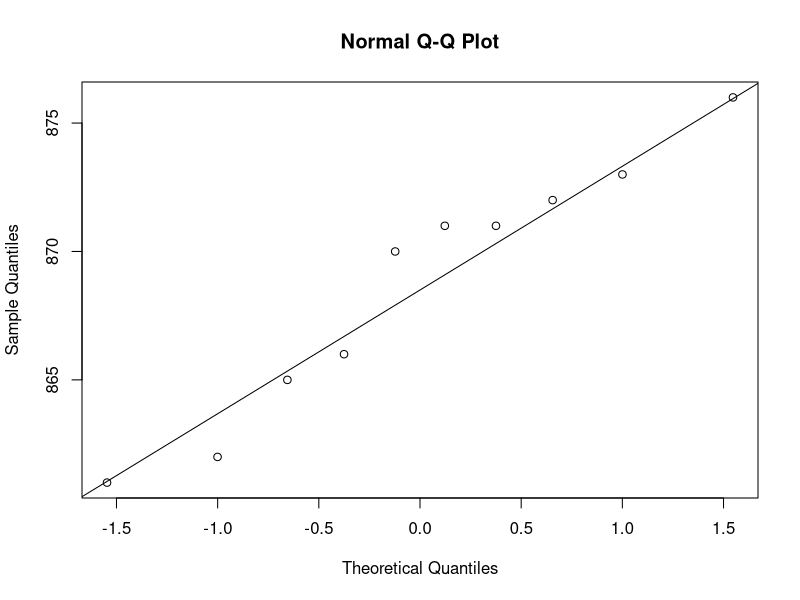
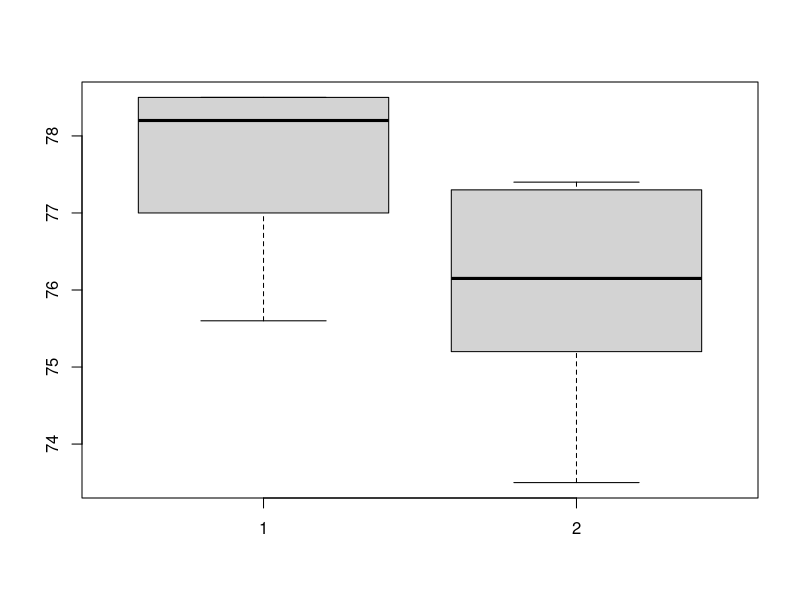
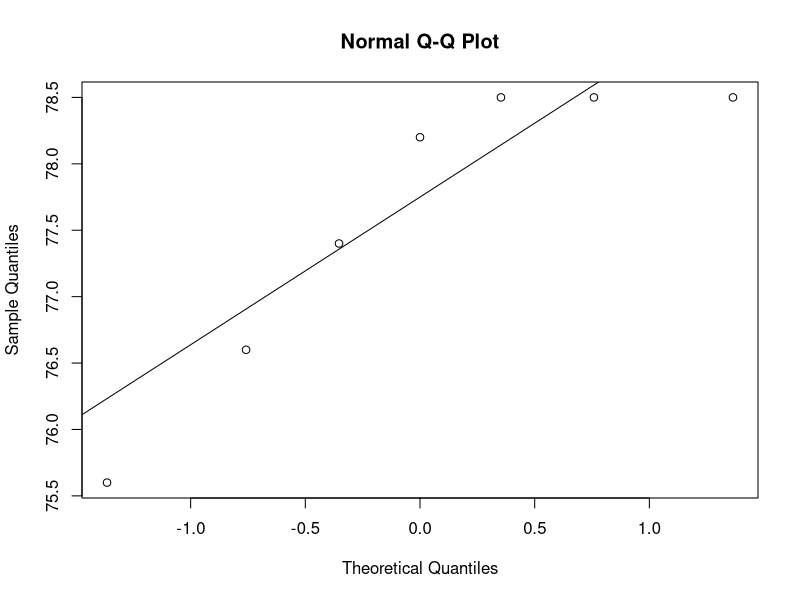
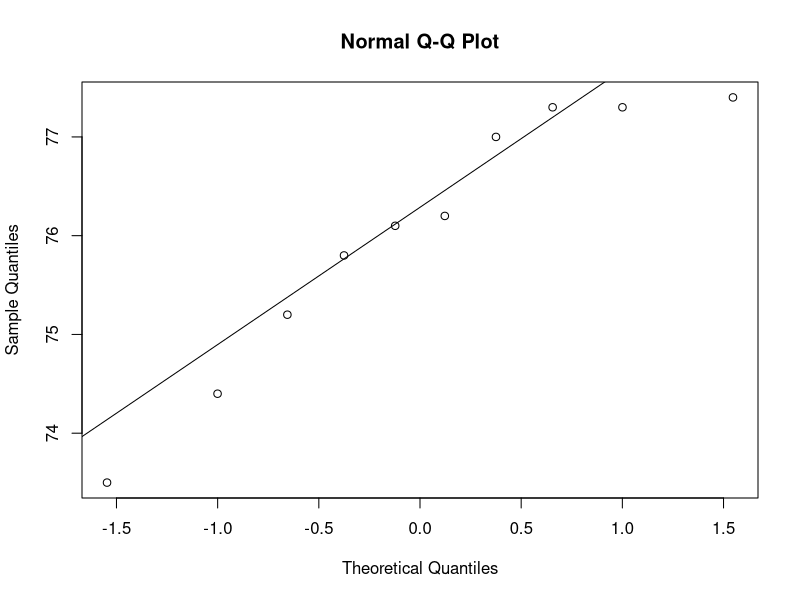
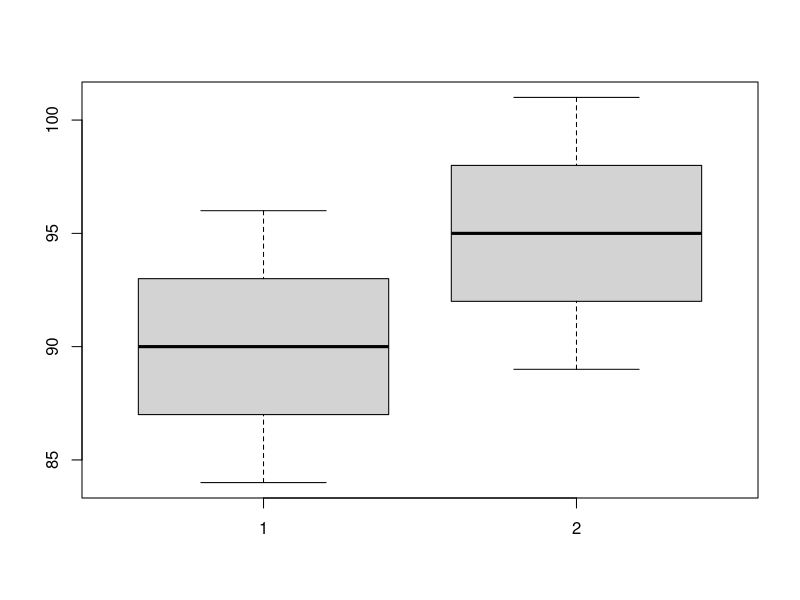
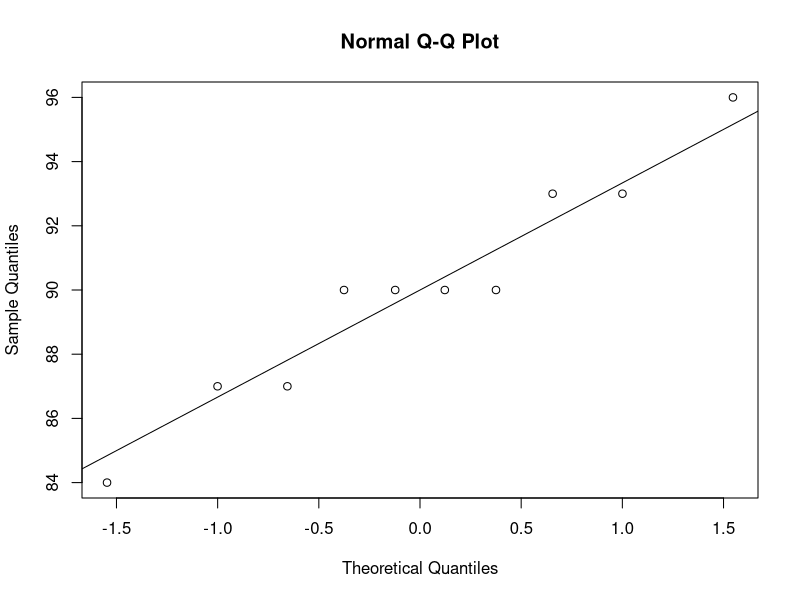
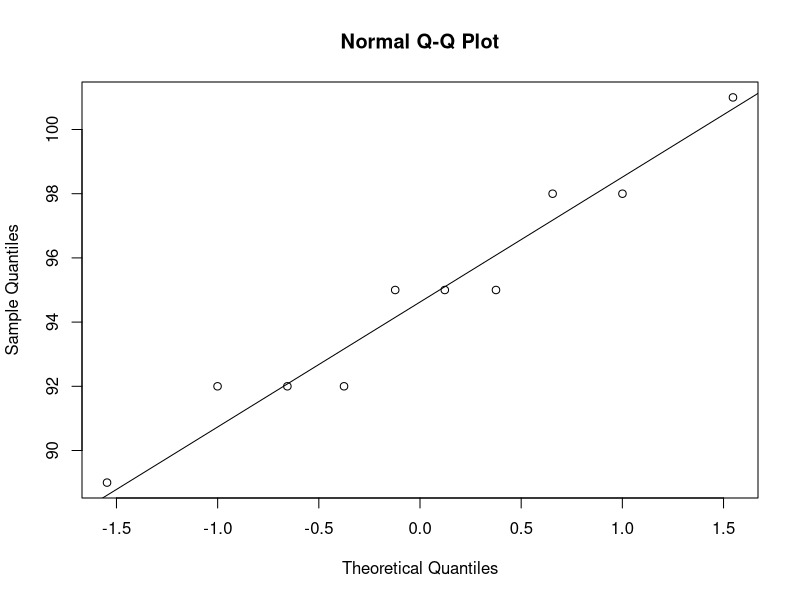
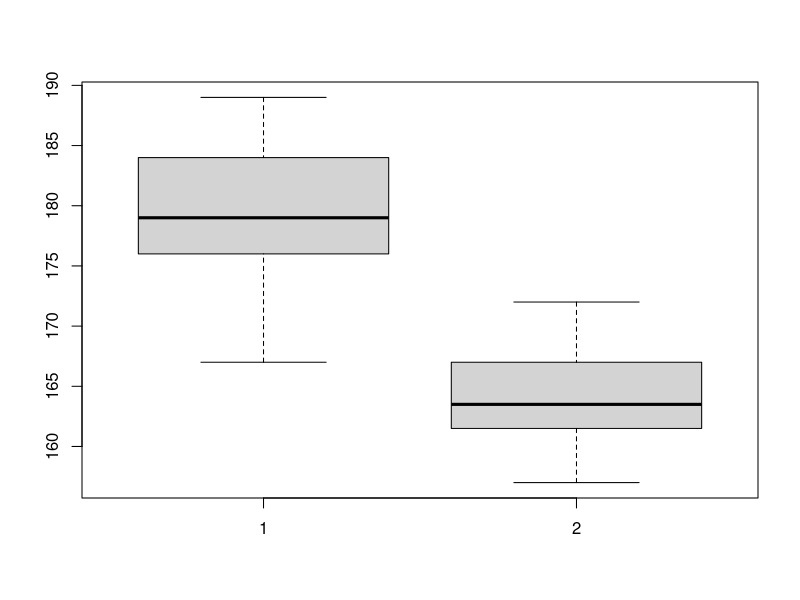

These charts were generated, in order, by the following R code:
# ZAD 1 -------------------------------------------------------------------

morze <- c(862, 870, 876, 866, 871, 865, 861, 873, 871, 872) 

shapiro.test(morze)

qqnorm(morze)
qqline(morze)

mean(morze)

t.test(morze, mu = 870, alternative = "less")


# ZAD 2 -------------------------------------------------------------------

a <- c(78.2,78.5,75.6,78.5,78.5,77.4,76.6)
b <- c(76.1,75.2,75.8,77.3,77.3,77.0,74.4,76.2,73.5,77.4)

boxplot(a,b)

shapiro.test(a)

qqnorm(a)
qqline(a)

shapiro.test(b)

qqnorm(b)
qqline(b)

var(a)
var(b)

var.test(a, b, alternative = "less")

mean(a)
mean(b)

t.test(a, b, var.equal = TRUE, alternative = 'greater')

# ZAD 3 -------------------------------------------------------------------

c <- c(84, 87, 87, 90, 90, 90, 90, 93, 93, 96)
d <- c(89, 92, 98, 95, 95, 92, 95, 92, 98, 101)

boxplot(c, d)

shapiro.test(c)
qqnorm(c)
qqline(c)

shapiro.test(d)
qqnorm(d)
qqline(d)

mean(c)
mean(d)

t.test(c, d, alternative = 'less', paired = TRUE)


# ZAD 4 -------------------------------------------------------------------

m <- c(171, 176, 179, 189, 176, 182, 173, 179, 184, 186, 189, 167, 177)
k <- c(161, 162, 163, 162, 166, 164, 168, 165, 168, 157, 161, 172)

boxplot(m, k)

shapiro.test(m)
qqnorm(m)
qqline(m)

shapiro.test(k)
qqnorm(k)
qqline(k)

var(m)
var(k)

var.test(m, k, var.equal = TRUE, alternative = "greater")

mean(m)
mean(k)

t.test(m, k, alternative = 'greater')

# ZAD 5 -------------------------------------------------------------------


